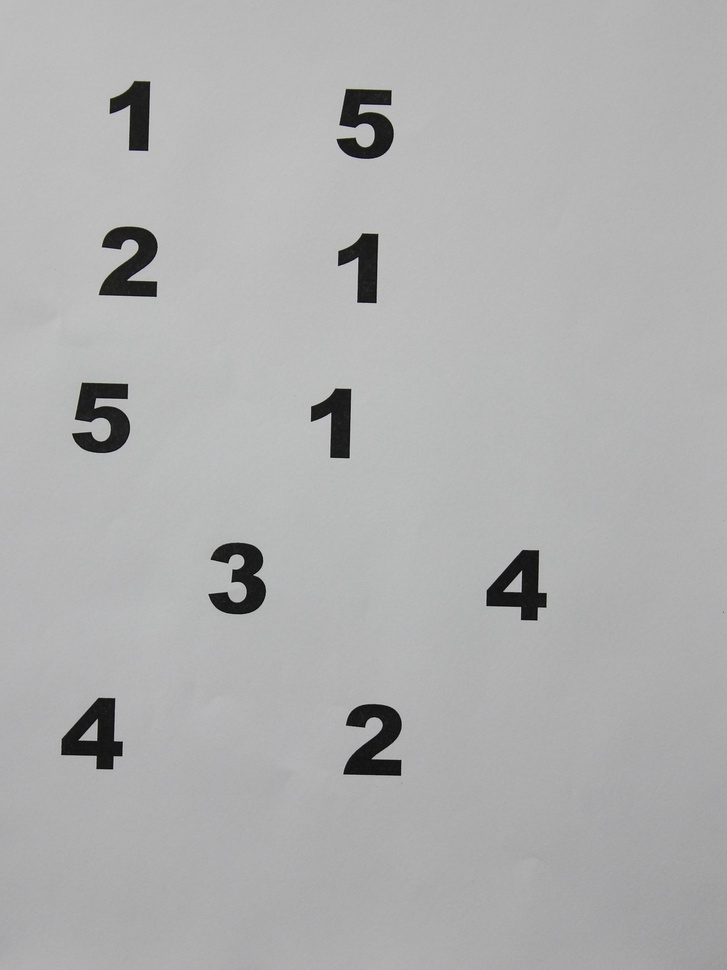
%> input picture images/10.jpg, 727 x 970 px, shrunk from 2614 x 3489 before the run, given in place of 10.jpg.jpg, which was not available
$ octave --eval "result = getSegmentsFromTrainingSet('images/10.jpg');"   (GNU Octave 9; MATLAB toolbox functions it lacks are replaced by stand-ins)
%> lines starting %> are read from the running program, lines starting %| are printed output that depends on the picture; in (x1, y1, x2, y2) boxes, pixels count from 0 and x2, y2 are one past the last pixel; in counts of white or black regions, pixels touching at a corner belong together; the program's own positions count from 1; pictures that were not available may be replaced by others from this repository, and a replacement may not be noted
### getSegments.m
function [segmentos] = getSegments(grayImage)
    %% Segmentaci髇 en regiones
    thresh = multithresh(grayImage,1);
    segmentedImage = imquantize(grayImage,thresh);
    segmentedImage = -1*(segmentedImage -2);
    %% Erosion de regiones
    erodeFactor=4;
    se = strel('disk',erodeFactor);
    erodedImage = imerode(segmentedImage,se);
    %% Etiquetado de las regiones hallados
    [regions, numObj] = bwlabel(erodedImage);
    %% Se obtiene el Bounding Box de las regiones conectadas
    bBox = regionprops(regions, 'BoundingBox');
    %% Se llena la estructura de regiones encontradas
    k = 1;
    for k = 1 : numObj
        %se obtiene la regi髇 de imagen segmentada
        segmentos(k).image = regions( ...
            ceil(bBox(k).BoundingBox(1,2)) : floor(bBox(k).BoundingBox(1,2)) + floor(bBox(k).BoundingBox(1,4)), ...
            ceil(bBox(k).BoundingBox(1,1)) : floor(bBox(k).BoundingBox(1,1)) + floor(bBox(k).BoundingBox(1,3)));
        %se obtiene el centro
        segmentos(k).center = ceil(size(segmentos(k).image)/2);
        segmentos(k).bBox = bBox(k).BoundingBox;
        %se obtiene el tama駉
        segmentos(k).size = size(segmentos(k).image);
    end
    %% limpieza
    while k <= numObj
       if sum(sum(segmentos(k).size)) < 10
           segmentos(k) = [];
           numObj = numObj  - 1;
           k = k-1;
       end
       k = k+1;
    end
end

### getSegmentsFromTrainingSet.m
function segmentos = getSegmentsFromTrainingSet(nTrainingSet)
%> called with nTrainingSet = 'images/10.jpg'
%% 1. Adquisici髇 de la imagen para entremamiento
    grayImageOriginal = imread(['trainingSet/' num2str(nTrainingSet) '.jpg']);
%> grayImageOriginal is the input picture: size 970x727x3 uint8; mean R, G, B 175.2, 175.4, 175.5
    % si la imagen es RGB, se convierte a escala de grises
    if ndims(grayImageOriginal) == 3
        grayImageOriginal = rgb2gray(grayImageOriginal);
%> grayImageOriginal: size 970x727 uint8
    end
    grayImage = imadjust(grayImageOriginal);
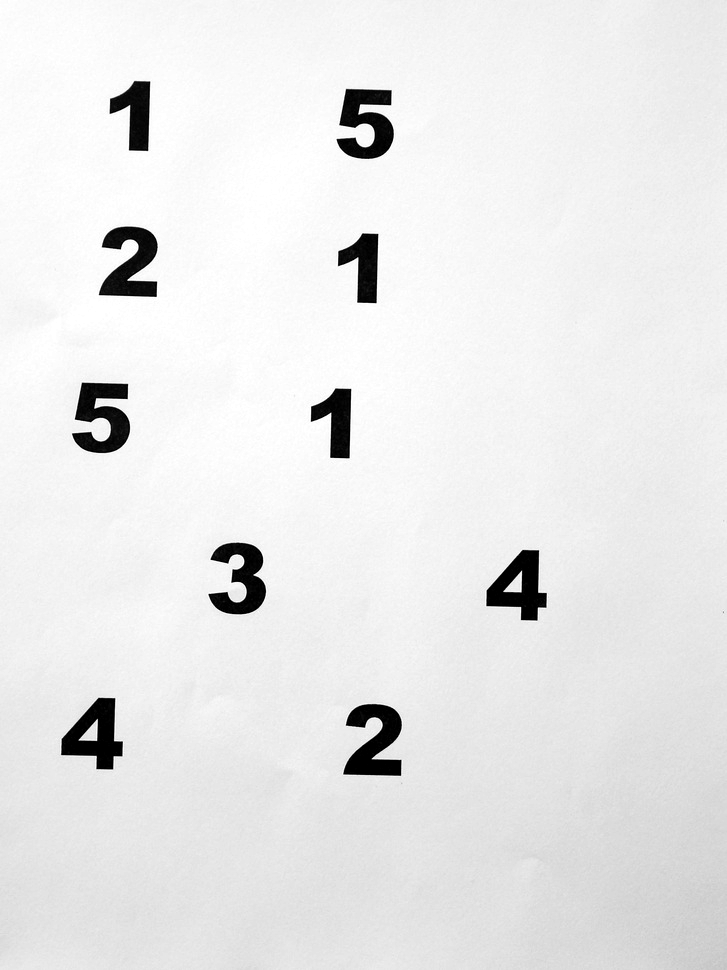
%> grayImage: size 970x727 uint8; min 0, max 255, mean 232.3
%% 2. Obtener los segmentos de la imagen
    segmentos = getSegments(grayImage);
%> in getSegments, `thresh = multithresh(grayImage,1);`: thresh = 124
%> in getSegments, `segmentedImage = imquantize(grayImage,thresh);`:
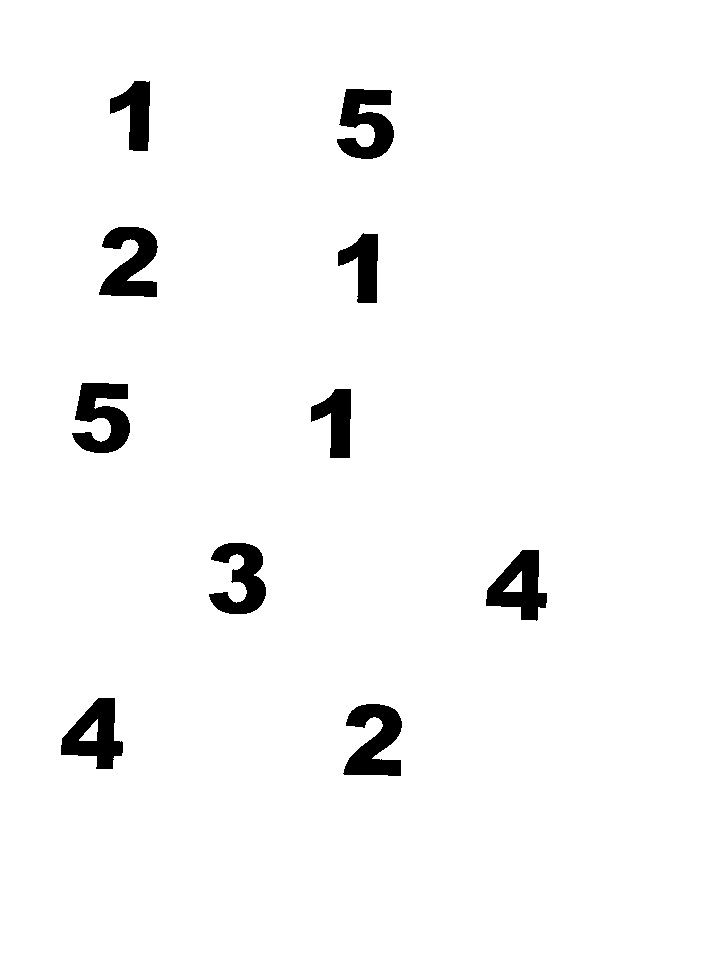
%> segmentedImage: size 970x727 double; values 1 (black) and 2 (white), 96.9% white; 10 black regions, largest, box (x1, y1, x2, y2) and area: (343, 704, 402, 776) 2568, (72, 383, 130, 453) 2526, (99, 227, 158, 297) 2484
%> in getSegments, `erodedImage = imerode(segmentedImage,se);`:
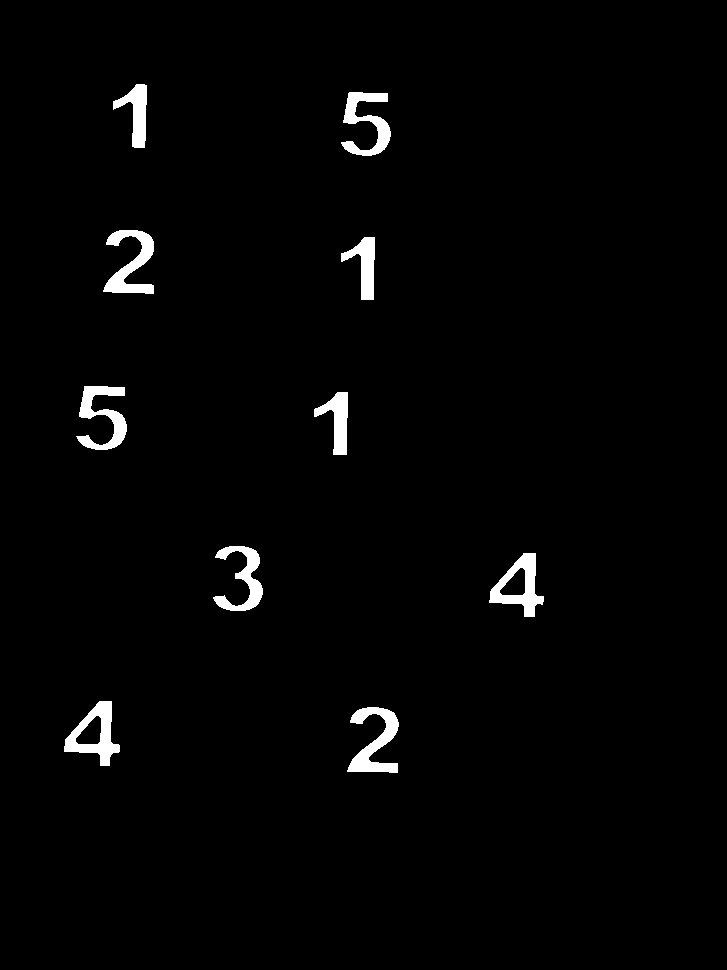
%> erodedImage: size 970x727 double; values 0 (black) and 1 (white), 1.9% white; 10 white regions
%> in getSegments, `[regions, numObj] = bwlabel(erodedImage);`:
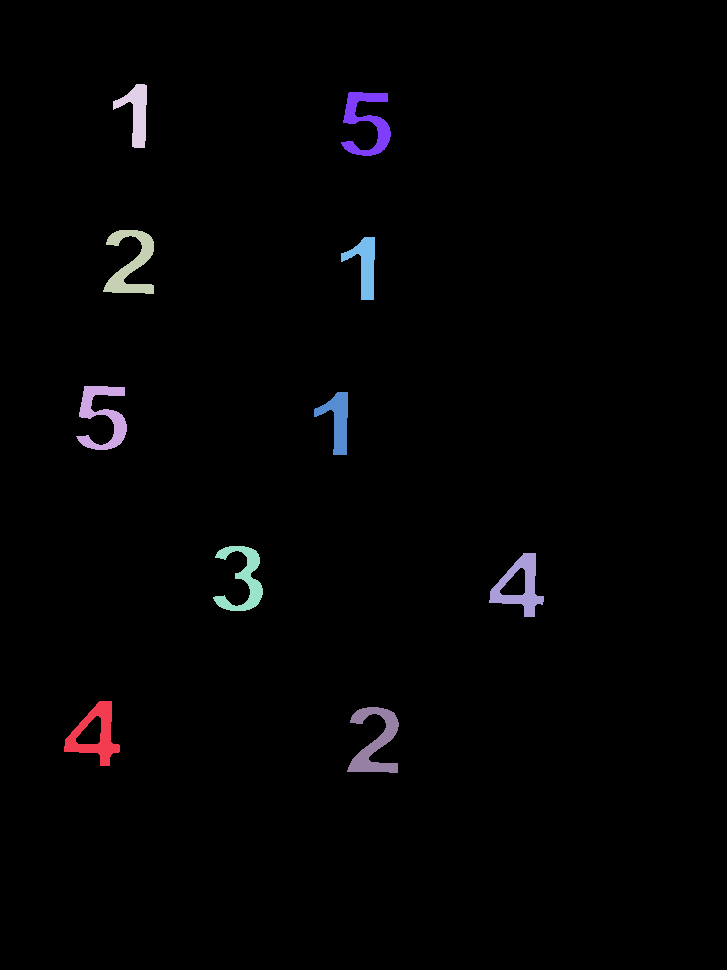
%> regions: size 970x727 double; 11 distinct labels, from 0 to 10; one colour per label, 0 black
%> in getSegments, `[regions, numObj] = bwlabel(erodedImage);`: numObj = 10
%> in getSegments, `bBox = regionprops(regions, 'BoundingBox');`: bBox = 10 regions; largest, box (x1, y1, x2, y2): (64, 701, 120, 766), (489, 553, 544, 617), (347, 707, 399, 773), (76, 386, 127, 450), (103, 230, 154, 294)
%> the loop in getSegments, `for k = 1 : numObj` made 10 passes
%> after the loop in getSegments, `for k = 1 : numObj`: segmentos = 10 items; first 3, center, bBox and size: [33 28] [64.5 701.5 56 65] [65 56], [32 26] [76.5 386.5 51 64] [64 51], [32 26] [103.5 230.5 51 64] [64 51]
%> the loop in getSegments, `while k <= numObj` made 1 pass
%> k on pass 1: 11
%> `result = getSegmentsFromTrainingSet('images/10.jpg');`: result has the same summary as segmentos in getSegments
end

$ run again, on images/11.jpg
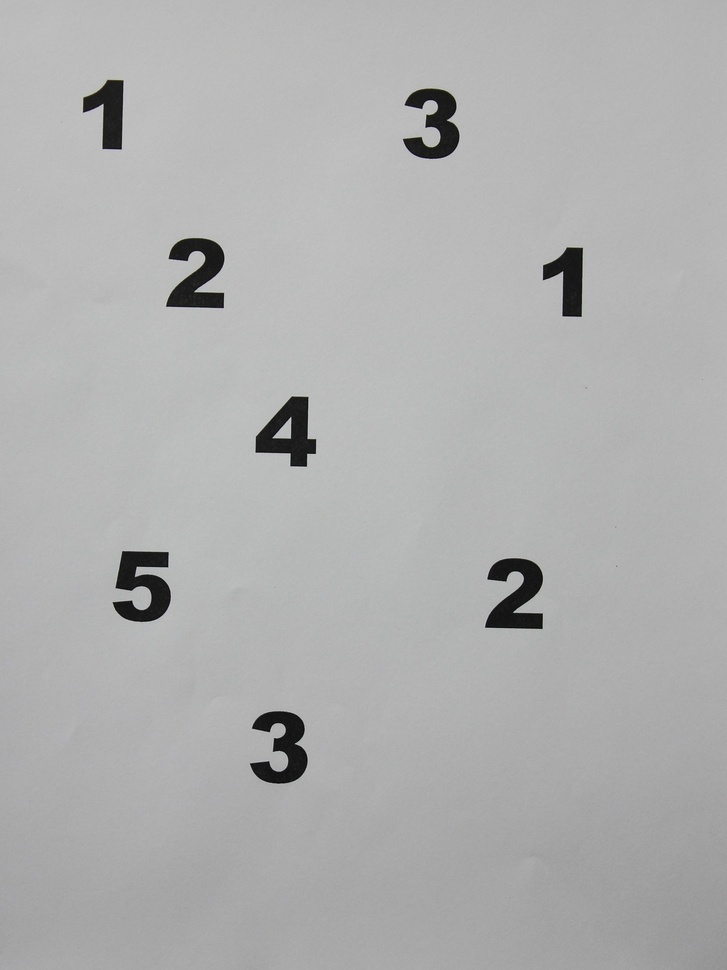
%> input picture images/11.jpg, 727 x 970 px, shrunk from 2614 x 3489 before the run, given in place of 11.jpg.jpg, which was not available
%> in getSegmentsFromTrainingSet, grayImageOriginal is the input picture: size 970x727x3 uint8; mean R, G, B 175.1, 175.5, 175.3
%> grayImageOriginal: size 970x727 uint8
%> thresh = 122
%> in getSegments, `segmentedImage = imquantize(grayImage,thresh);`:
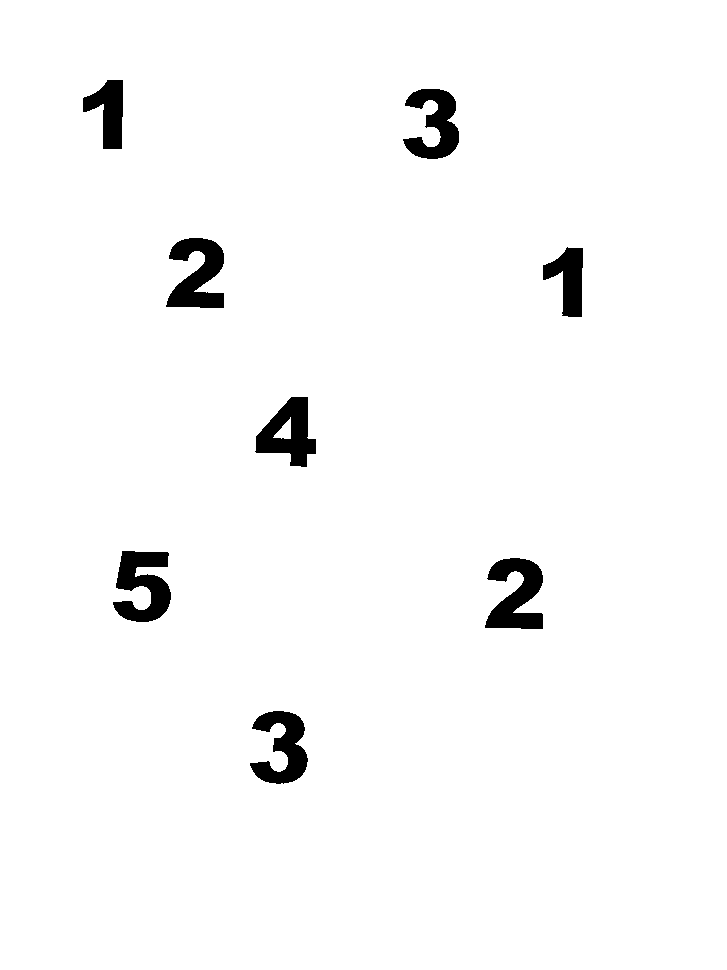
%> segmentedImage: size 970x727 double; values 1 (black) and 2 (white), 97.5% white; 8 black regions, largest, box (x1, y1, x2, y2) and area: (113, 551, 171, 622) 2546, (485, 558, 543, 629) 2532, (166, 238, 224, 308) 2486
%> in getSegments, `erodedImage = imerode(segmentedImage,se);`:
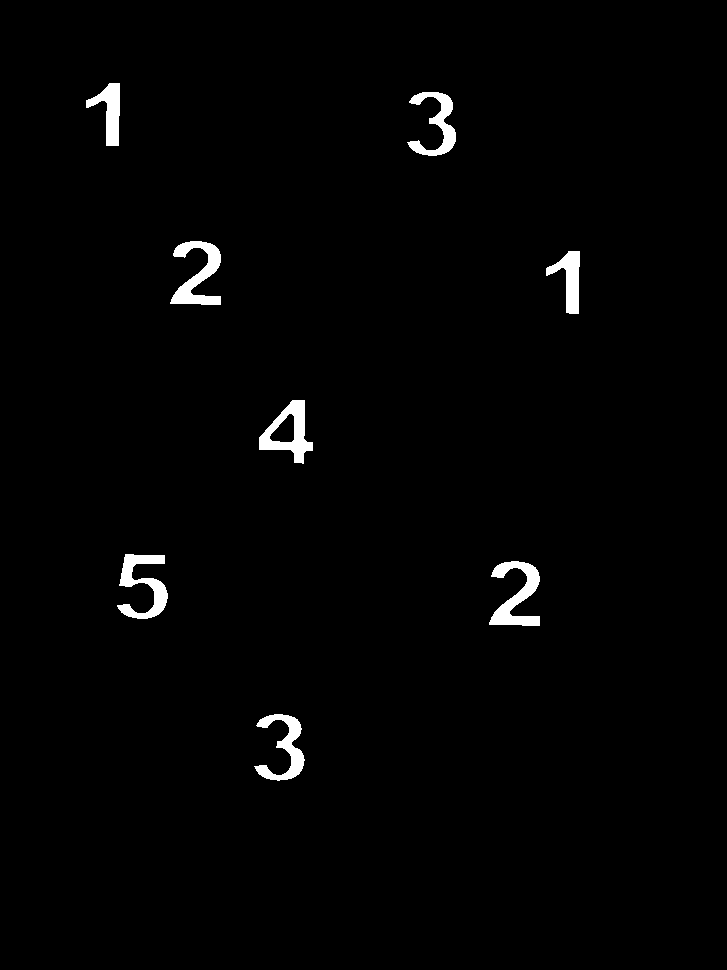
%> erodedImage: size 970x727 double; values 0 (black) and 1 (white), 1.5% white; 8 white regions
%> regions: size 970x727 double; 9 distinct labels, from 0 to 8
%> numObj = 8
%> bBox = 8 regions; box (x1, y1, x2, y2): (86, 83, 120, 146), (117, 554, 168, 619), (170, 241, 221, 305), (254, 714, 305, 781), (259, 400, 313, 464), (407, 92, 456, 156), (489, 561, 540, 626), (546, 251, 580, 314)
%> the loop in getSegments, `for k = 1 : numObj` made 8 passes
%> after the loop in getSegments, `for k = 1 : numObj`: segmentos = 8 items; first 4, center, bBox and size: [32 17] [86.5 83.5 34 63] [63 34], [33 26] [117.5 554.5 51 65] [65 51], [32 26] [170.5 241.5 51 64] [64 51], [34 26] [254.5 714.5 51 67] [67 51]
%> the loop in getSegments, `while k <= numObj` made 1 pass
%> k on pass 1: 9
%> result has the same summary as segmentos in getSegments

$ run again, on images/12.jpg
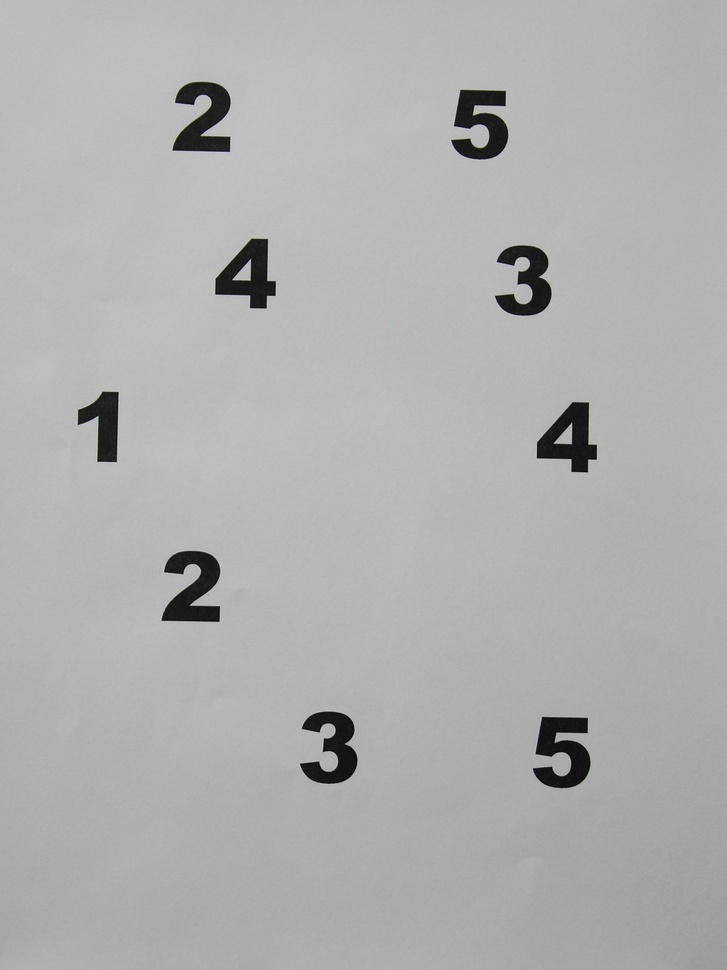
%> input picture images/12.jpg, 727 x 970 px, shrunk from 2614 x 3489 before the run, given in place of 12.jpg.jpg, which was not available
%> in getSegmentsFromTrainingSet, grayImageOriginal is the input picture: size 970x727x3 uint8; mean R, G, B 175.3, 175.7, 175.5
%> grayImageOriginal: size 970x727 uint8
%> thresh = 122
%> in getSegments, `segmentedImage = imquantize(grayImage,thresh);`:
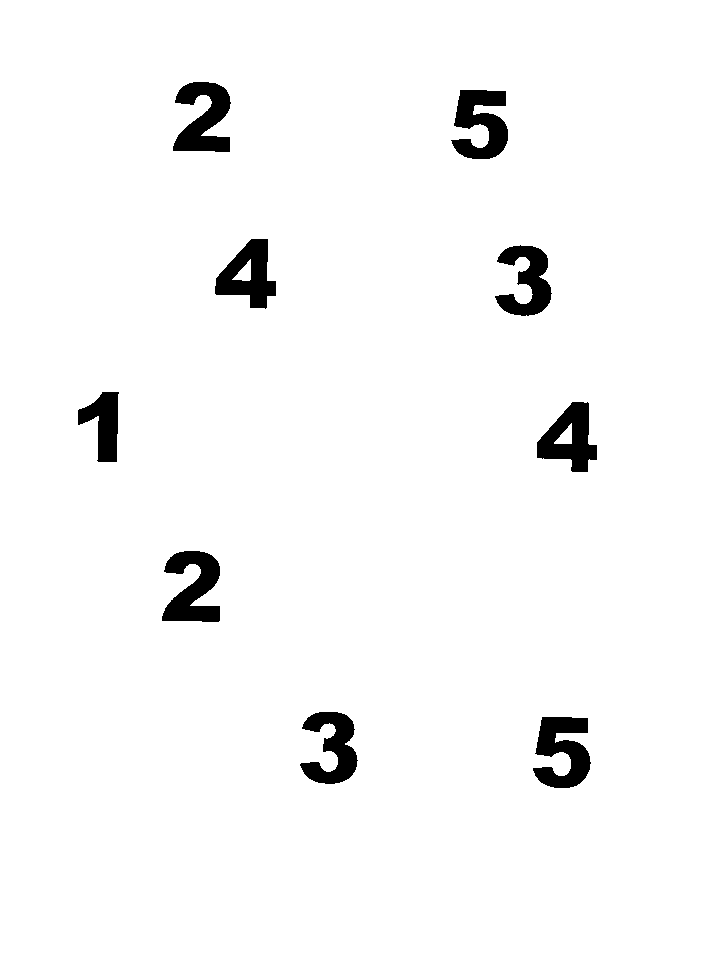
%> segmentedImage: size 970x727 double; values 1 (black) and 2 (white), 97% white; 9 black regions, largest, box (x1, y1, x2, y2) and area: (533, 717, 591, 788) 2574, (162, 551, 220, 622) 2546, (173, 82, 231, 152) 2473
%> in getSegments, `erodedImage = imerode(segmentedImage,se);`:
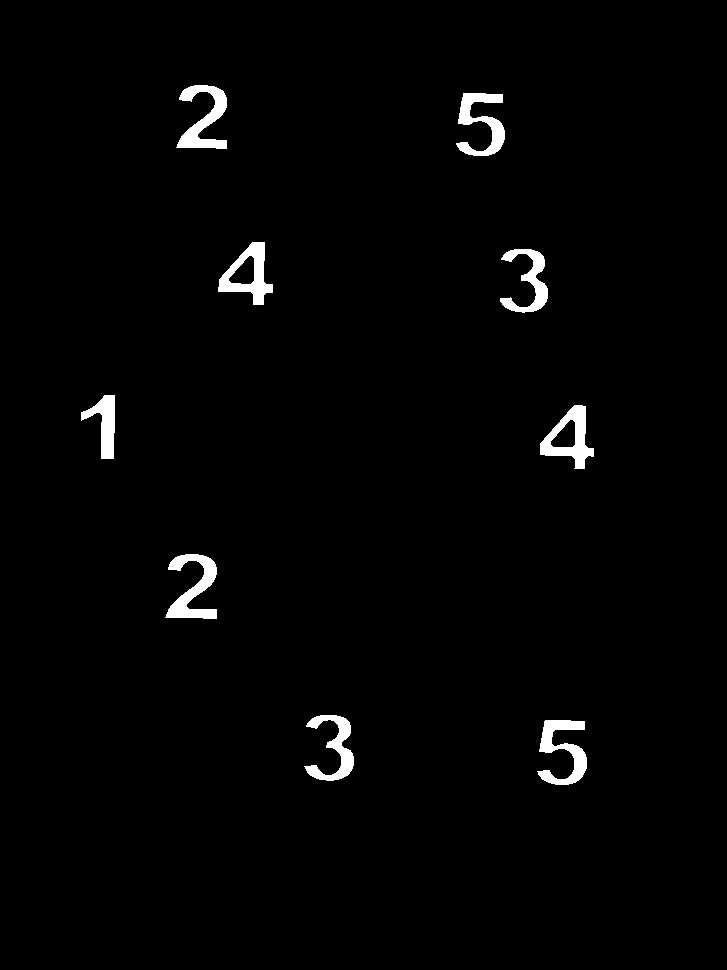
%> erodedImage: size 970x727 double; values 0 (black) and 1 (white), 1.7% white; 9 white regions
%> regions: size 970x727 double; 10 distinct labels, from 0 to 9
%> numObj = 9
%> bBox = 9 regions; largest, box (x1, y1, x2, y2): (218, 242, 273, 305), (540, 405, 594, 469), (165, 554, 217, 619), (304, 715, 354, 781), (176, 85, 227, 149)
%> the loop in getSegments, `for k = 1 : numObj` made 9 passes
%> after the loop in getSegments, `for k = 1 : numObj`: segmentos = 9 items; first 3, center, bBox and size: [32 17] [81.5 395.5 34 64] [64 34], [33 26] [165.5 554.5 52 65] [65 52], [32 26] [176.5 85.5 51 64] [64 51]
%> the loop in getSegments, `while k <= numObj` made 1 pass
%> k on pass 1: 10
%> result has the same summary as segmentos in getSegments
